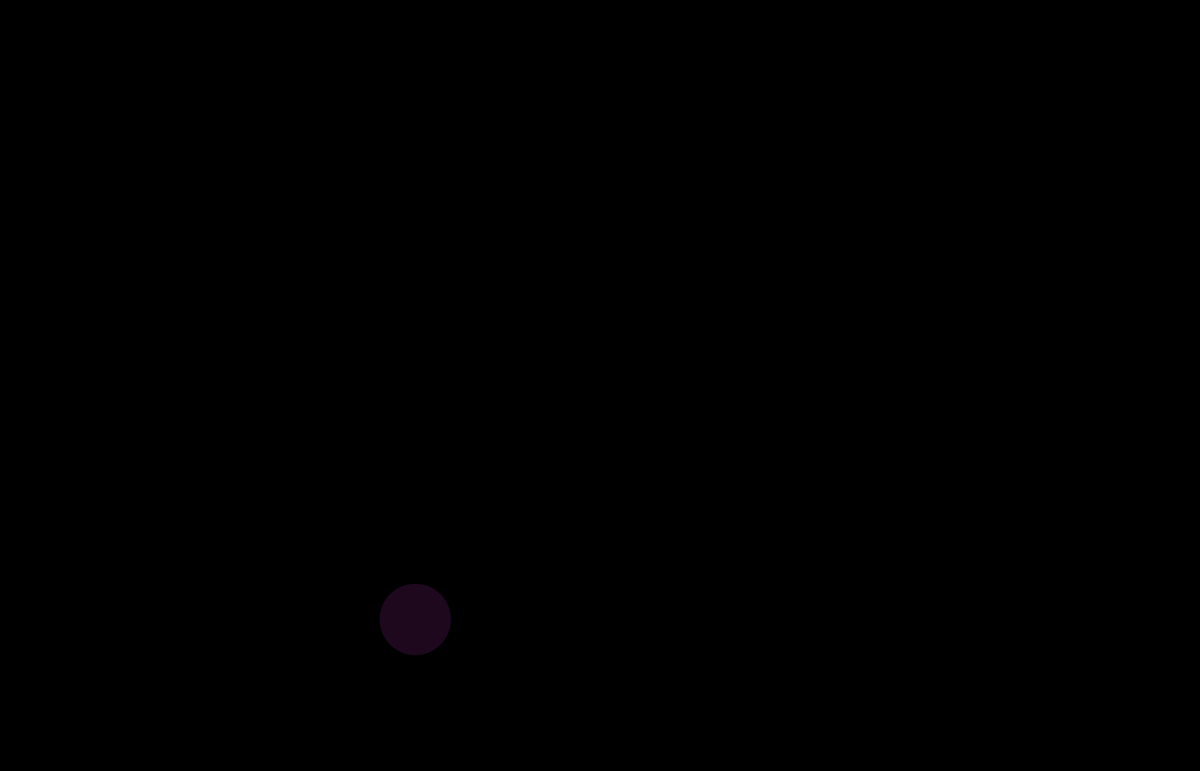
Frame 1 (no input)
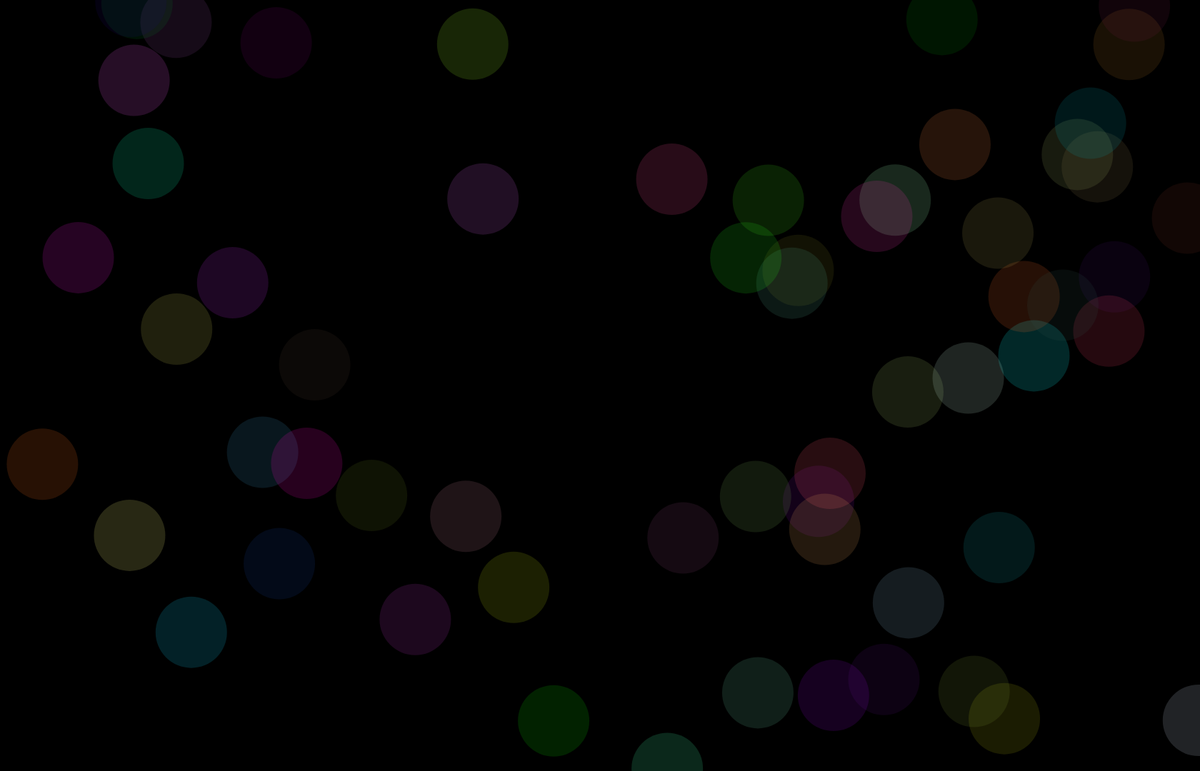
Frame 60 (no input)
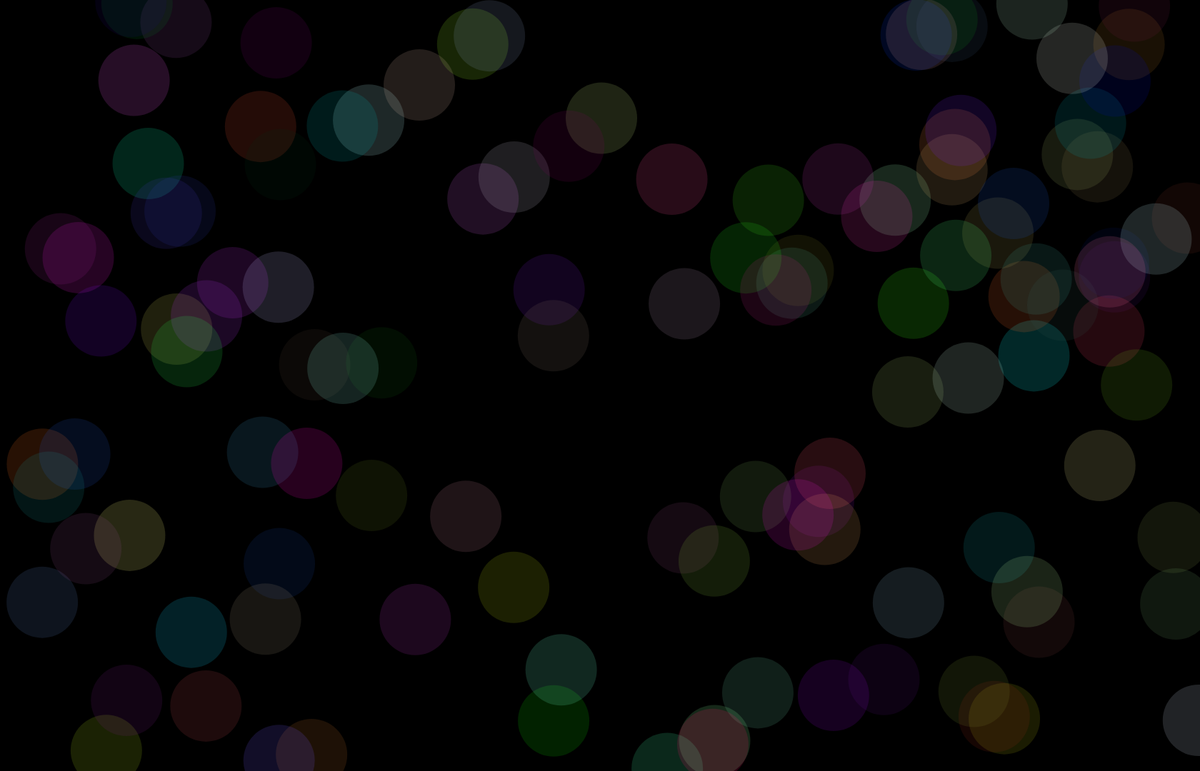
Frame 120 (the mouse pressed at the canvas centre since frame 60)

The p5.js sketch that drew these frames (run headless with seeded random() and noise() and a simulated clock; from frame 60 on, the mouse is pressed at the canvas centre):

// p5.js sketch
// ── sketch.js
var spot = {
x: 100,
y: 50,
}

var col = {
    r: 0,
    g: 255,
    b: 0,
}

function setup() {
    createCanvas(1680, 1080);
    background(col.r, col.r, col.r);
}

function draw() {
col.r = random(0, 255);
col.g = random(0, 255);
col.b = random(0, 255);
spot.x = random(0, width);
spot.y = random(0, height);
noStroke();
fill(col.r, col.g, col.b, 40);
ellipse(spot.x, spot.y, 100, 100);

}
